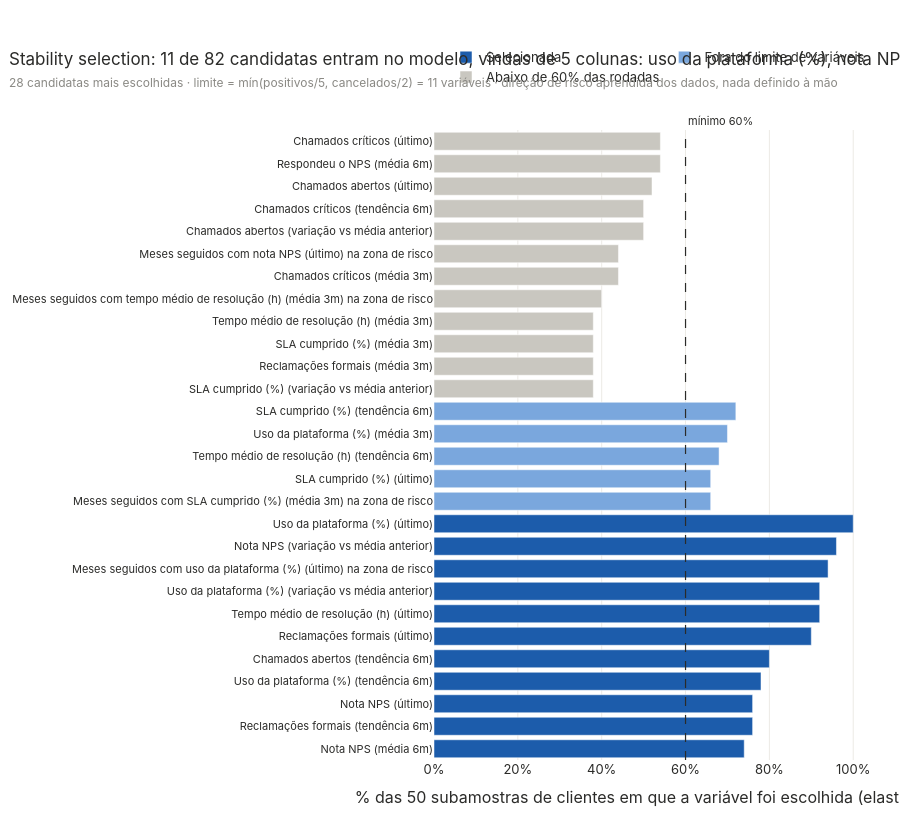
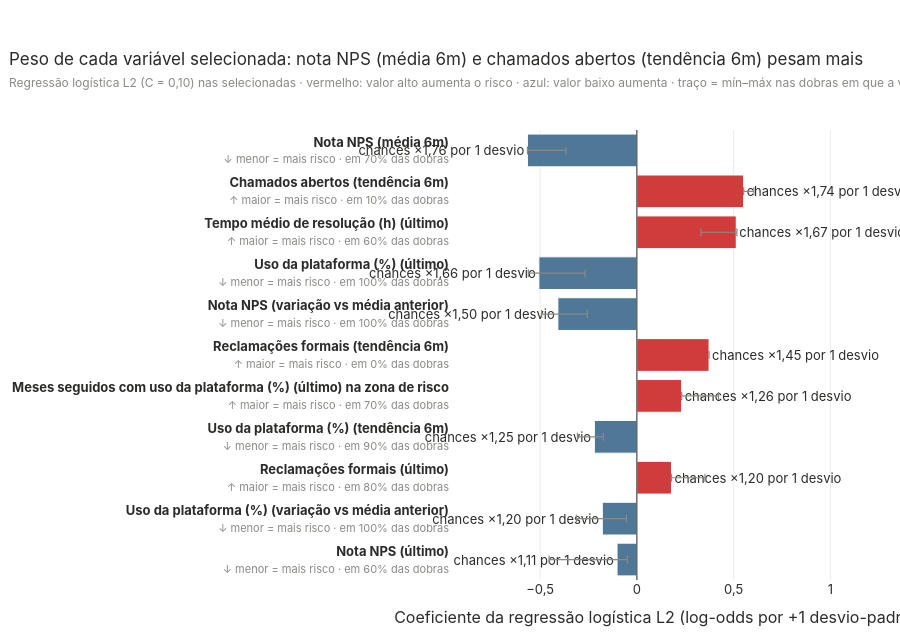

The notebook cell saved with these charts, in order:
### Markdown cell above
## 1. Variáveis que o motor escolheu sozinho

### Code cell
q = PV[PV.frequencia_selecao.notna()].sort_values(["frequencia_selecao", "auc_univariada"], ascending=False).head(28).iloc[::-1]

def grupo(row):
    if row.selecionada:
        return "Selecionada"
    m = str(row.motivo_descarte)
    return "Fora do limite de variáveis" if m.startswith("fora do limite") else "Abaixo de 60% das rodadas" if m.startswith("escolhida") else "Outro motivo"

COR_G = {"Selecionada": "#1c5cab", "Fora do limite de variáveis": "#7aa7dd", "Abaixo de 60% das rodadas": "#c9c7c0", "Outro motivo": "#8a8984"}
q = q.assign(grupo=q.apply(grupo, axis=1))
fig = go.Figure()
for g_, cor in COR_G.items():
    s = q[q.grupo == g_]
    if s.empty:
        continue
    fig.add_trace(go.Bar(x=100 * s.frequencia_selecao, y=s.rotulo, orientation="h", name=g_, marker_color=cor,
                         customdata=np.c_[s.auc_univariada.map(br), s.direcao_texto, s.motivo_descarte.fillna("—")],
                         hovertemplate="<b>%{y}</b><br>Escolhida em %{x:.0f}% das rodadas<br>AUC univariada (out-of-fold): %{customdata[0]}"
                                       "<br>Direção aprendida: %{customdata[1]}<br>Motivo: %{customdata[2]}<extra></extra>"))
fig.add_vline(x=60, line=dict(color=TINTA, dash="dash", width=1.2))
fig.add_annotation(x=60, y=1.0, yref="paper", text="mínimo 60%", showarrow=False, xanchor="left", yanchor="bottom", font=dict(size=11, color=TINTA))
fig.update_xaxes(title_text="% das 50 subamostras de clientes em que a variável foi escolhida (elastic-net)", range=[0, 104], ticksuffix="%")
fig.update_yaxes(tickfont_size=11)
sel = PV[PV.selecionada]
origens = list(dict.fromkeys(low(META[v].rotulo_coluna) for v in sel.index))
fig.update_layout(height=820, margin=dict(l=380, t=130), barmode="overlay",
                  title=f"Stability selection: {len(sel)} de {len(PV)} candidatas entram no modelo, vindas de {len(origens)} colunas: "
                        f"{', '.join(origens[:-1])} e {origens[-1]}"
                        + sub(f"28 candidatas mais escolhidas · limite = mín(positivos/5, cancelados/2) = {W['resumo']['limite_variaveis']} variáveis · "
                              "direção de risco aprendida dos dados, nada definido à mão"))
fig.show()

co = pd.DataFrame(V["coeficientes"]).set_index("variavel")
co = co.reindex(co.coef.abs().sort_values().index)
cor = [CORES["Cancelou"] if c > 0 else CORES["Ativo"] for c in co.coef]
ylab = [f"<b>{r_.rotulo}</b><br><span style='font-size:11px;color:{CINZA}'>{'↑ maior' if r_.direcao > 0 else '↓ menor'} = mais risco · "
        f"em {r_.frequencia_dobras * 100:.0f}% das dobras</span>" for r_ in co.itertuples()]
fig = go.Figure(go.Bar(
    x=co.coef, y=ylab, orientation="h", marker=dict(color=cor, line=dict(color="white", width=1)),
    error_x=dict(type="data", symmetric=False, array=(co.max_dobras - co.coef).clip(lower=0).fillna(0),
                 arrayminus=(co.coef - co.min_dobras).clip(lower=0).fillna(0), color=CINZA, thickness=1.2, width=4),
    text=[f"chances ×{br(np.exp(abs(c)))} por 1 desvio" for c in co.coef], textposition="outside", cliponaxis=False,
    customdata=np.c_[co.rotulo, co.odds_ratio.map(br), co.min_dobras.map(lambda v: br(v) if pd.notna(v) else "—"),
                     co.max_dobras.map(lambda v: br(v) if pd.notna(v) else "—"), (100 * co.frequencia_dobras).round(0)],
    hovertemplate="<b>%{customdata[0]}</b><br>Coeficiente (padronizado): %{x:.2f}<br>Chances × %{customdata[1]} a cada +1 desvio"
                  "<br>Selecionada em %{customdata[4]}% das dobras da validação · faixa %{customdata[2]} a %{customdata[3]}<extra></extra>"))
fig.add_vline(x=0, line=dict(color=TINTA, width=1))
fig.update_xaxes(title_text="Coeficiente da regressão logística L2 (log-odds por +1 desvio-padrão)",
                 range=[min(co.coef.min(), co.min_dobras.min()) - 0.4, max(co.coef.max(), co.max_dobras.max()) + 0.6])
fig.update_layout(height=640, margin=dict(l=420, t=130), showlegend=False,
                  title=f"Peso de cada variável selecionada: {low(co.rotulo.iloc[-1])} e {low(co.rotulo.iloc[-2])} pesam mais"
                        + sub(f"Regressão logística L2 (C = {br(M.C, 2)}) nas selecionadas · vermelho: valor alto aumenta o risco · "
                              "azul: valor baixo aumenta · traço = mín–máx nas dobras em que a variável foi selecionada"))
fig.show()
display(PV[PV.selecionada][["rotulo", "coef", "odds_ratio", "auc_univariada", "frequencia_selecao", "frequencia_dobras", "limiar", "direcao_texto"]]
        .round(3).rename(columns={"rotulo": "Variável", "coef": "Coeficiente", "odds_ratio": "Chances ×", "auc_univariada": "AUC univariada",
                                  "frequencia_selecao": "Frequência (rodadas)", "frequencia_dobras": "Frequência (dobras)",
                                  "limiar": "Limiar de evidência", "direcao_texto": "Direção"}).rename_axis(None))
CATEG = [("vazamento", "Possível vazamento"), ("nulos", "Muitos nulos"), ("constante", "Constante ou quase constante"),
         ("redundante", "Redundante (|Spearman| > 0,9)"), ("escolhida em só", "Escolhida em < 60% das rodadas"),
         ("instável", "Sinal instável entre rodadas"), ("oposta", "Direção oposta à univariada"),
         ("fora do limite", "Fora do limite de variáveis"), ("invertido", "Sinal invertido no modelo final")]
cat = PV[~PV.selecionada].motivo_descarte.map(lambda m: next((n for k, n in CATEG if k in str(m)), "Outro"))
display(cat.value_counts().rename("variáveis descartadas").rename_axis("Motivo").to_frame())

### Figure 1 — Plotly figure (JSON) as saved in the notebook; plotly's stock layout.template omitted (floating-point values rounded to 4 significant figures)
{"data": [{"customdata": [["0,83", "menor = mais risco", "—"], ["0,73", "maior = mais risco", "—"], ["0,85", "menor = mais risco", "—"], ["0,85", "menor = mais risco", "—"], ["0,78", "maior = mais risco", "—"], ["0,72", "maior = mais risco", "—"], ["0,82", "maior = mais risco", "—"], ["0,87", "menor = mais risco", "—"], ["0,84", "maior = mais risco", "—"], ["0,77", "menor = mais risco", "—"], ["0,91", "menor = mais risco", "—"]], "hovertemplate": "<b>%{y}</b><br>Escolhida em %{x:.0f}% das rodadas<br>AUC univariada (out-of-fold): %{customdata[0]}<br>Direção aprendida: %{customdata[1]}<br>Motivo: %{customdata[2]}<extra></extra>", "marker": {"color": "#1c5cab"}, "name": "Selecionada", "orientation": "h", "type": "bar", "x": [74.0, 76.0, 76.0, 78.0, 80.0, 90.0, 92.0, 92.0, 94.0, 96.0, 100.0], "y": ["Nota NPS (média 6m)", "Reclamações formais (tendência 6m)", "Nota NPS (último)", "Uso da plataforma (%) (tendência 6m)", "Chamados abertos (tendência 6m)", "Reclamações formais (último)", "Tempo médio de resolução (h) (último)", "Uso da plataforma (%) (variação vs média anterior)", "Meses seguidos com uso da plataforma (%) (último) na zona de risco", "Nota NPS (variação vs média anterior)", "Uso da plataforma (%) (último)"]}, {"customdata": [["0,77", "maior = mais risco", "fora do limite de 11 variáveis (frequência 66%)"], ["0,78", "menor = mais risco", "fora do limite de 11 variáveis (frequência 66%)"], ["0,77", "maior = mais risco", "fora do limite de 11 variáveis (frequência 68%)"], ["0,91", "menor = mais risco", "fora do limite de 11 variáveis (frequência 70%)"], ["0,77", "menor = mais risco", "fora do limite de 11 variáveis (frequência 72%)"]], "hovertemplate": "<b>%{y}</b><br>Escolhida em %{x:.0f}% das rodadas<br>AUC univariada (out-of-fold): %{customdata[0]}<br>Direção aprendida: %{customdata[1]}<br>Motivo: %{customdata[2]}<extra></extra>", "marker": {"color": "#7aa7dd"}, "name": "Fora do limite de variáveis", "orientation": "h", "type": "bar", "x": [66.0, 66.0, 68.0, 70.0, 72.0], "y": ["Meses seguidos com SLA cumprido (%) (média 3m) na zona de risco", "SLA cumprido (%) (último)", "Tempo médio de resolução (h) (tendência 6m)", "Uso da plataforma (%) (média 3m)", "SLA cumprido (%) (tendência 6m)"]}, {"customdata": [["0,76", "menor = mais risco", "escolhida em só 38% das rodadas (mínimo 60%)"], ["0,80", "maior = mais risco", "escolhida em só 38% das rodadas (mínimo 60%)"], ["0,82", "menor = mais risco", "escolhida em só 38% das rodadas (mínimo 60%)"], ["0,84", "maior = mais risco", "escolhida em só 38% das rodadas (mínimo 60%)"], ["0,80", "maior = mais risco", "escolhida em só 40% das rodadas (mínimo 60%)"], ["0,78", "maior = mais risco", "escolhida em só 44% das rodadas (mínimo 60%)"], ["0,79", "maior = mais risco", "escolhida em só 44% das rodadas (mínimo 60%)"], ["0,77", "maior = mais risco", "escolhida em só 50% das rodadas (mínimo 60%)"], ["0,77", "maior = mais risco", "escolhida em só 50% das rodadas (mínimo 60%)"], ["0,72", "maior = mais risco", "escolhida em só 52% das rodadas (mínimo 60%)"], ["0,58", "menor = mais risco", "escolhida em só 54% das rodadas (mínimo 60%)"], ["0,71", "maior = mais risco", "escolhida em só 54% das rodadas (mínimo 60%)"]], "hovertemplate": "<b>%{y}</b><br>Escolhida em %{x:.0f}% das rodadas<br>AUC univariada (out-of-fold): %{customdata[0]}<br>Direção aprendida: %{customdata[1]}<br>Motivo: %{customdata[2]}<extra></extra>", "marker": {"color": "#c9c7c0"}, "name": "Abaixo de 60% das rodadas", "orientation": "h", "type": "bar", "x": [38.0, 38.0, 38.0, 38.0, 40.0, 44.0, 44.0, 50.0, 50.0, 52.0, 54.0, 54.0], "y": ["SLA cumprido (%) (variação vs média anterior)", "Reclamações formais (média 3m)", "SLA cumprido (%) (média 3m)", "Tempo médio de resolução (h) (média 3m)", "Meses seguidos com tempo médio de resolução (h) (média 3m) na zona de risco", "Chamados críticos (média 3m)", "Meses seguidos com nota NPS (último) na zona de risco", "Chamados abertos (variação vs média anterior)", "Chamados críticos (tendência 6m)", "Chamados abertos (último)", "Respondeu o NPS (média 6m)", "Chamados críticos (último)"]}], "layout": {"annotations": [{"font": {"color": "#2b2b29", "size": 11}, "showarrow": false, "text": "mínimo 60%", "x": 60, "xanchor": "left", "y": 1.0, "yanchor": "bottom", "yref": "paper"}], "barmode": "overlay", "height": 820, "margin": {"l": 380, "t": 130}, "shapes": [{"line": {"color": "#2b2b29", "dash": "dash", "width": 1.2}, "type": "line", "x0": 60, "x1": 60, "xref": "x", "y0": 0, "y1": 1, "yref": "y domain"}], "title": {"text": "Stability selection: 11 de 82 candidatas entram no modelo, vindas de 5 colunas: uso da plataforma (%), nota NPS, tempo médio de resolução (h), reclamações formais e chamados abertos<br><span style='font-size:12px;color:#8a8984'>28 candidatas mais escolhidas · limite = mín(positivos/5, cancelados/2) = 11 variáveis · direção de risco aprendida dos dados, nada definido à mão</span>"}, "xaxis": {"range": [0, 104], "ticksuffix": "%", "title": {"text": "% das 50 subamostras de clientes em que a variável foi escolhida (elastic-net)"}}, "yaxis": {"tickfont": {"size": 11}}}}

### Figure 2 — Plotly figure (JSON) as saved in the notebook; plotly's stock layout.template omitted (floating-point values rounded to 4 significant figures)
{"data": [{"cliponaxis": false, "customdata": [["Nota NPS (último)", "0,90", "−0,45", "−0,05", 60.0], ["Uso da plataforma (%) (variação vs média anterior)", "0,84", "−0,31", "−0,05", 100.0], ["Reclamações formais (último)", "1,20", "0,24", "0,35", 80.0], ["Uso da plataforma (%) (tendência 6m)", "0,80", "−0,31", "−0,17", 90.0], ["Meses seguidos com uso da plataforma (%) (último) na zona de risco", "1,26", "0,24", "0,42", 70.0], ["Reclamações formais (tendência 6m)", "1,45", "—", "—", 0.0], ["Nota NPS (variação vs média anterior)", "0,66", "−0,49", "−0,26", 100.0], ["Uso da plataforma (%) (último)", "0,60", "−0,56", "−0,27", 100.0], ["Tempo médio de resolução (h) (último)", "1,67", "0,33", "0,52", 60.0], ["Chamados abertos (tendência 6m)", "1,74", "0,60", "0,60", 10.0], ["Nota NPS (média 6m)", "0,57", "−0,54", "−0,37", 70.0]], "error_x": {"array": [0.0536, 0.1245, 0.1731, 0.0468, 0.1907, 0.0, 0.1525, 0.2388, 0.0032, 0.0527, 0.1994], "arrayminus": [0.351, 0.1338, 0.0, 0.0874, 0.0, 0.0, 0.0837, 0.0547, 0.1823, 0.0, 0.0], "color": "#8a8984", "symmetric": false, "thickness": 1.2, "type": "data", "width": 4}, "hovertemplate": "<b>%{customdata[0]}</b><br>Coeficiente (padronizado): %{x:.2f}<br>Chances × %{customdata[1]} a cada +1 desvio<br>Selecionada em %{customdata[4]}% das dobras da validação · faixa %{customdata[2]} a %{customdata[3]}<extra></extra>", "marker": {"color": ["#4e7896", "#4e7896", "#d03b3b", "#4e7896", "#d03b3b", "#d03b3b", "#4e7896", "#4e7896", "#d03b3b", "#d03b3b", "#4e7896"], "line": {"color": "white", "width": 1}}, "orientation": "h", "text": ["chances ×1,11 por 1 desvio", "chances ×1,20 por 1 desvio", "chances ×1,20 por 1 desvio", "chances ×1,25 por 1 desvio", "chances ×1,26 por 1 desvio", "chances ×1,45 por 1 desvio", "chances ×1,50 por 1 desvio", "chances ×1,66 por 1 desvio", "chances ×1,67 por 1 desvio", "chances ×1,74 por 1 desvio", "chances ×1,76 por 1 desvio"], "textposition": "outside", "type": "bar", "x": [-0.1026, -0.1786, 0.1787, -0.2197, 0.2314, 0.3728, -0.4082, -0.5064, 0.5133, 0.5516, -0.5655], "y": ["<b>Nota NPS (último)</b><br><span style='font-size:11px;color:#8a8984'>↓ menor = mais risco · em 60% das dobras</span>", "<b>Uso da plataforma (%) (variação vs média anterior)</b><br><span style='font-size:11px;color:#8a8984'>↓ menor = mais risco · em 100% das dobras</span>", "<b>Reclamações formais (último)</b><br><span style='font-size:11px;color:#8a8984'>↑ maior = mais risco · em 80% das dobras</span>", "<b>Uso da plataforma (%) (tendência 6m)</b><br><span style='font-size:11px;color:#8a8984'>↓ menor = mais risco · em 90% das dobras</span>", "<b>Meses seguidos com uso da plataforma (%) (último) na zona de risco</b><br><span style='font-size:11px;color:#8a8984'>↑ maior = mais risco · em 70% das dobras</span>", "<b>Reclamações formais (tendência 6m)</b><br><span style='font-size:11px;color:#8a8984'>↑ maior = mais risco · em 0% das dobras</span>", "<b>Nota NPS (variação vs média anterior)</b><br><span style='font-size:11px;color:#8a8984'>↓ menor = mais risco · em 100% das dobras</span>", "<b>Uso da plataforma (%) (último)</b><br><span style='font-size:11px;color:#8a8984'>↓ menor = mais risco · em 100% das dobras</span>", "<b>Tempo médio de resolução (h) (último)</b><br><span style='font-size:11px;color:#8a8984'>↑ maior = mais risco · em 60% das dobras</span>", "<b>Chamados abertos (tendência 6m)</b><br><span style='font-size:11px;color:#8a8984'>↑ maior = mais risco · em 10% das dobras</span>", "<b>Nota NPS (média 6m)</b><br><span style='font-size:11px;color:#8a8984'>↓ menor = mais risco · em 70% das dobras</span>"]}], "layout": {"height": 640, "margin": {"l": 420, "t": 130}, "shapes": [{"line": {"color": "#2b2b29", "width": 1}, "type": "line", "x0": 0, "x1": 0, "xref": "x", "y0": 0, "y1": 1, "yref": "y domain"}], "showlegend": false, "title": {"text": "Peso de cada variável selecionada: nota NPS (média 6m) e chamados abertos (tendência 6m) pesam mais<br><span style='font-size:12px;color:#8a8984'>Regressão logística L2 (C = 0,10) nas selecionadas · vermelho: valor alto aumenta o risco · azul: valor baixo aumenta · traço = mín–máx nas dobras em que a variável foi selecionada</span>"}, "xaxis": {"range": [-0.9655, 1.204], "title": {"text": "Coeficiente da regressão logística L2 (log-odds por +1 desvio-padrão)"}}}}
